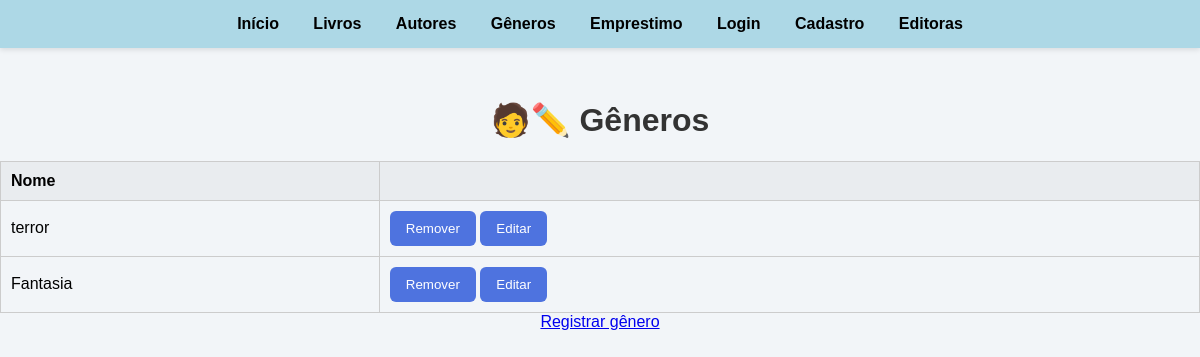
The app's page /generos (signed in), older data.
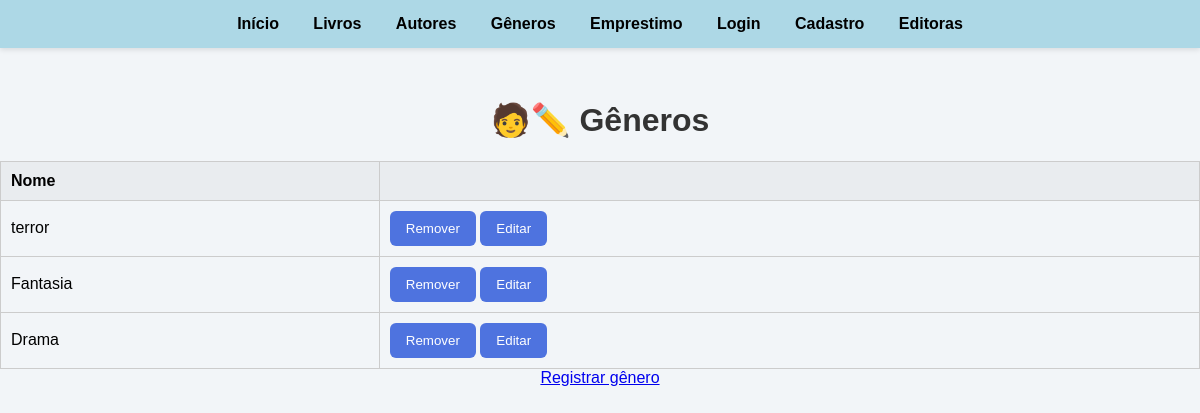
The same page, newer data.
### tables this page shows
CREATE TABLE generos (
    id_genero INTEGER PRIMARY KEY AUTOINCREMENT,
    nome_genero VARCHAR(255) NOT NULL
);

### app.py (the view)
@app.route('/generos', methods=["GET","POST"])
@login_required
def generos():
    conexao = obter_conexao()
    generos = conexao.execute('SELECT * FROM generos').fetchall()
    conexao.close()
    return render_template('generos.html',generos=generos)

### app.py (called while the page is built)
@login_manager.user_loader
def load_user(user_id):
    return User.achar_email(user_id)

### database.py (called while the page is built)
def obter_conexao():
    conexao = sqlite3.connect('livros.db')
    conexao.execute("PRAGMA foreign_keys = ON")
    conexao.row_factory = sqlite3.Row
    return conexao

### modelos/__init__.py (called while the page is built)
    @classmethod
    def achar_email(cls, email):
        conexao = obter_conexao()
        sql = "SELECT * FROM usuarios WHERE email = ?"
        resultado = conexao.execute(sql, (email,)).fetchone()
        if resultado:
            return User(
                email=resultado['email'],
                nome=resultado['nome_usuario'],
                senha=resultado['senha_usuario'],
                numero_telefone=resultado['numero_telefone'],
                data_inscricao=resultado['data_inscricao']
            )
        return None

### templates/generos.html (shortened to what this page needs)
{% extends 'base.html'%}
{% block conteudo %}
    <h1>🧑✏️ Gêneros</h1>
    {% if generos %}
    <table border="1">
        <tr>
            <th>Nome</th>
            <th></th>
        </tr>
        {% for genero in generos %}
        <tr>
            <td>{{ genero.nome_genero }}</td>
            <td>
                <a>
                    <form action="{{ url_for('remover_genero', id = genero.id_genero) }}" method="post" style="display:inline;">
                    <button type="submit">Remover</button>
                    </form>
                </a>
                <a href="{{ url_for('editar_genero', id = genero.id_genero) }}"><button type="button">Editar</button></a>
            </td>
        </tr>
        {% endfor %}
    </table>
    {% else %}
        <p>Nenhum genero cadastrado.</p>
    {% endif %}
    <a href="{{url_for('registrar_genero')}}">Registrar gênero</a>
{% endblock %}

Row changes from the older to the newer data that the page shows:
added generos: nome_genero "Drama"
